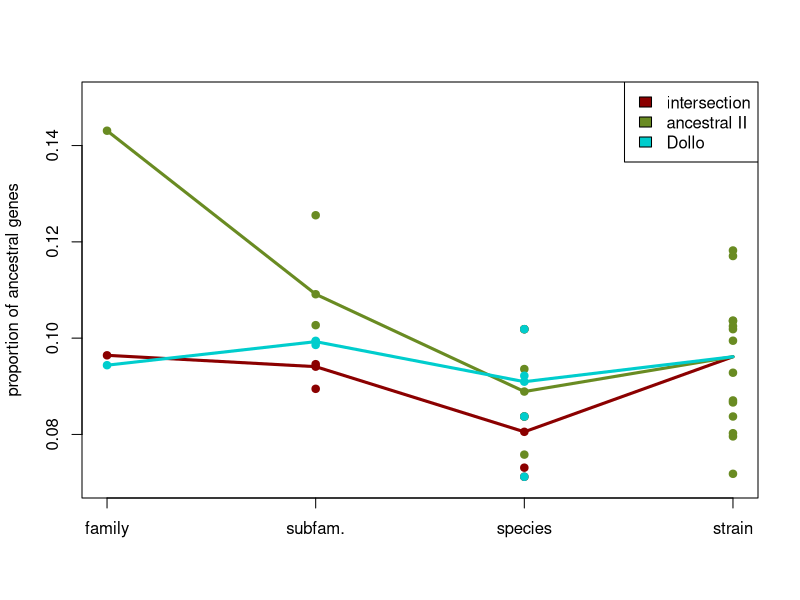

R code for this plot:
strain =c(
374/4699,
438/5055,
328/3220,
353/4216,
463/4518,
468/4515,
512/4374,
389/4468,
337/4199,
380/4094,
447/4317,
520/4399,
447/4494,
298/4149
)


speciesInt = c( 
325/4564,
328/3220,
353/4216,
289/3588,
253/3461
)


speciesAII = c( 
328/3220,
353/4216,
346/4564,
319/3588,
337/3601
)

speciesDollo = c( 
328/3220,
353/4216,
325/4564,
354/3892,
365/3959
)


subFamilyInt = c(
280/2960,
233/2604,
251/2668
)

subFamilyAII = c(
323/2960,
327/2605,
274/2668

)

subFamilyDollo = c(
336/3408,
409/4120,
284/2856
)

familyInt = c(
184/1908
)

familyAII = c(
273/1908
)

familyDollo = c(
410/4344
)


pdf(file = '~/EnTrI/figures/method-comparison.pdf')

plot(4*strain/strain, strain, xlim=c(1,4), ylim=c(0.07,0.15), col="olivedrab4", ylab="proportion of ancestral genes", xaxt="n", xlab="",pch=19)

points(3*speciesInt/speciesInt,speciesInt, col="red4", pch=19)
points(3*speciesAII/speciesAII,speciesAII, col="olivedrab4", pch=19)
points(3*speciesDollo/speciesDollo,speciesDollo, col="cyan3", pch=19)


points(2*subFamilyInt/subFamilyInt,subFamilyInt, col="red4", pch=19)
points(2*subFamilyAII/subFamilyAII,subFamilyAII, col="olivedrab4", pch=19)
points(2*subFamilyDollo/subFamilyDollo,subFamilyDollo, col="cyan3", pch=19)

points(1*familyInt/familyInt,familyInt, col="red4", pch=19)
points(1*familyAII/familyAII,familyAII, col="olivedrab4", pch=19)
points(1*familyDollo/familyDollo,familyDollo, col="cyan3", pch=19)

lines(1:4, c(median(familyInt), median(subFamilyInt), median(speciesInt), median(strain) ), col="red4", lwd=3)

lines(1:4, c(median(familyAII), median(subFamilyAII), median(speciesAII), median(strain) ), col="olivedrab4", lwd=3)
lines(1:4, c(median(familyDollo), median(subFamilyDollo), median(speciesDollo), median(strain) ), col="cyan3", lwd=3)

legend("topright", c("intersection", "ancestral II", "Dollo"), fil=c("red4", "olivedrab4", "cyan3"))
axis(1, at = 1:4, labels=c("family", "subfam.", "species", "strain"))

dev.off()